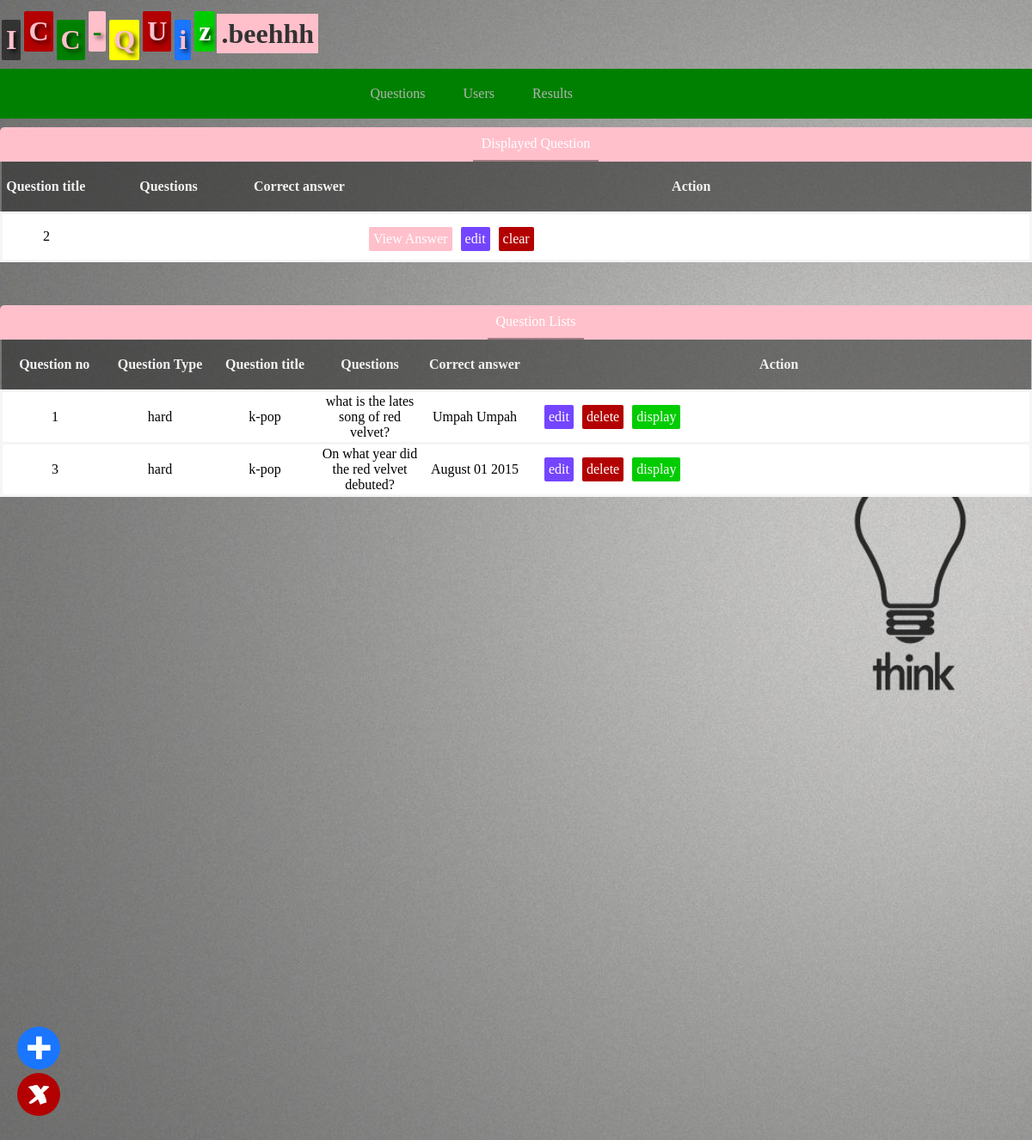
The page /hard.php (signed in) on the database its author committed.
### tables this page shows
CREATE TABLE `final_questions` (
  `id` int(11) NOT NULL,
  `question` text NOT NULL,
  `correct_ans` varchar(500) NOT NULL
);

CREATE TABLE `identification` (
  `id` int(11) NOT NULL,
  `question_no` varchar(63) NOT NULL,
  `type` varchar(63) NOT NULL,
  `question_title` varchar(63) NOT NULL,
  `question` varchar(63) NOT NULL,
  `answer` varchar(63) NOT NULL
);

### hard.php (the view, shortened to what this page needs)
<?php
if (isset($_SESSION['admin_id'])) {
include("connection.php");
?>
<!DOCTYPE html>
<html>
<head>
</head>
<body>
<div class="menu"><div class="logos">
	<div class="logo"><h1><span>I</span><span>C</span><span>C</span><span>-</span><span>Q</span><span>U</span><span>i</span><span>z</span><label>.beehhh</label> </h1></div>
</div>
<div class="header">
	<div class="table">
	<div class="main_table">
		<ul><li><a href="admin.php" target="_blank">Questions </a></li>
		<li><a href="user.php"  target="_blank">Users</a></li>
	<li><a href="result.php"  target="_blank">Results</a></li></ul>
	</div>
	</div>
</div>
<div class="main">
<div class="final_question">
	<div class="heads"><span>Displayed Question </span></div>
<?php
include("display_hard.php");
?>
</div>
	<div class="sulod">
		<div class="heads"><span>Question Lists</span></div>
	<table>
		<thead>
		<tr><th style="width: 100px;">Question no</th>
			<th style="width: 100px;">Question Type</th>
			  <th style="width:80px;">Question title</th>
			  <th style="width: 100px;">Questions</th>
			   <th style="width:100px;">Correct answer</th>
			  <th><center>Action</center></th>
			</tr>
			</thead>
			<?php
$select = mysqli_query($conn,"SELECT * from identification order by question_no DESC");
       while ($result=mysqli_fetch_array($select)) {
    ?>
<tr class="hover">
	<td><div class="correct"><?php echo $result['id']; ?></div></td>
	<td><div class="correct"><?php echo $result['type']; ?></div></td>
	<td><div class="correct"><?php echo $result['question_title']; ?></div></td>
<td><div class="correct"><?php echo $result['question']; ?></div></td>
<td><div class="correct"><?php echo $result['answer']; ?></div></td>
<td class="log"><div class="logos">
	<a class="edit" href="admin.php?update=true&&question=<?php echo $result['main_question']; ?>">edit</a>
		<a href="delete.php?no=<?php echo $result['question_no']; ?>" class="delete">delete</a>
		<a href="dispaly_hq.php?type=<?php echo $result['type']; ?>&&question=<?php echo $result['question']; ?>&&title=<?php echo $result['question_title']; ?>&correct=<?php echo $result['answer']; ?>&&no=<?php echo $result['id']; ?>" class="display" style=" margin-bottom: 5px;">display</a>
</div></td>
			</tr>
    <?php
       }
			?>
	</table>
	<div style="height: 150px;"></div>
	</div>
</div>
</div>
<div class="add_delete">
	<div class="add"><img src="images/add.png"></div>
	<div class="del"><a href="deleteallquestion.php"><img src="images/delete.png"></a></div>
</div>
</body>
</html>
		<?php
}else{
header("location:mainadmin.php");
}
?>

### display_hard.php
<?php
include("connection.php");
?>
<table>
		<thead>
		<tr>
			  <th style="width:100px;">Question title</th>
			  <th style="width: 180px;">Questions</th>
			   <th style="width:120px;">Correct answer</th>
			  <th><center>Action</center></th>
			</tr>
			</thead>
			<?php
$select = mysqli_query($conn,"SELECT * from final_questions ");
       while ($result=mysqli_fetch_array($select)) {
    ?>
<tr class="hover">
				<td><div class="title_"><?php echo $result['id']; ?></div></td>
<td><div class="correct"><?php echo $result['question']; ?></div></td>
<td><div class="correct"><?php echo $result['correct_ans']; ?></div></td>
<td class="log"><div class="logos">
	<a href="answer.php?type=<?php echo $type ?>" class="answer">View Answer</a>
	<a class="edit" href="admin.php?display=true&&update=true&&question=<?php echo $result['main_question']; ?>&&choice_one=<?php echo $result['choice_one']; ?>&&choice_two=<?php echo $result['choice_two']; ?>&&choice_three=<?php echo $result['choice_three']; ?>&&choice_four=<?php echo $result['choice_four']; ?>&&correct=<?php echo $result['answer'];?>&&title=<?php echo $result['question_title'];?>&&no=<?php echo $result['question_no']; ?>&&type=<?php echo $result['type']; ?>">edit</a>
		<a href="clear.php" class="delete">clear</a>
</div></td>
			</tr>
    <?php
       }
			?>
	</table>

### hard.php (style rules this page uses)
body { margin: 0px; background: url(images/think.jpg); overflow-y: hidden; font-family: corbel; background-repeat: no-repeat; background-attachment: fixed; background-size: cover; }
h1 span:first-child { background: rgba(26, 26, 26,.7); color: pink; margin: 2px; padding:5px; }
h1 span:nth-child(2) { background:rgb(179, 0, 0); color: pink; margin: 2px; position: relative; bottom: 10px; padding:5px; }
h1 span:nth-last-of-type(5) { background: pink; color: green; margin: 2px; position: relative; bottom: 10px; padding:5px; }
h1 span:nth-last-of-type(6) { background: green; color: pink; margin: 2px; padding:5px; }
h1 span:nth-last-of-type(4) { background: yellow; color: pink; margin: 2px; padding:5px; }
h1 span:nth-last-of-type(2) { background: rgb(26, 117, 255); color: pink; margin: 2px; padding:5px; }
h1 span:nth-last-of-type(3) { background:rgb(179, 0, 0); color: pink; margin: 2px; position: relative; bottom: 10px; padding:5px; }
h1 span:last-of-type { background: rgb(0, 204, 0); color: white; margin: 2px; padding:5px; position: relative; bottom: 10px; }
h1 span { text-shadow: 3px 3px 5px rgba(0,0,0,.8); }
h1 label { display: inline; background: pink; padding: 5px; color: rgb(50,50,50); }
.main { position: absolute; height: 100%; overflow: scroll; width: 100%; }
.sulod { width: 1200px; margin: auto; margin-top: 50px; }
table { width: 100%; }
table, td { border-collapse: collapse; }
tr.hover { border: solid rgb(245, 245, 245); }
td { text-align: center; }
th { text-align: center; padding-top: 20px; padding-bottom: 20px; background:rgba(26, 26, 26,.5); color:rgb(242, 242, 242); }
.correct { width: 120px; word-wrap: break-word; max-width: 120px; text-align: center; }
.logos a { text-decoration: none; color: white; padding: 5px; margin-top: 5px; float: left; margin-left: 10px; border-radius: 2px; }
.logos span { text-decoration: none; color: white; padding: 5px; margin-top: 5px; float: left; margin-left: 10px; border-radius: 2px; cursor: default; }
.edit { background: rgb(116, 69, 255); }
.delete { background:rgb(179, 0, 0); }
.answer { background:pink; }
.log { text-align: left; padding: 10px; }
.display { background: rgb(0, 204, 0); }
.add_delete { position: fixed; left: 20px; bottom: 50px; }
.add img { background: rgb(26, 117, 255); width: 30px; height: 30px; border-radius: 100%; padding: 10px; }
.del a img { width: 30px; height: 30px; border-radius: 100%; padding: 10px; background:rgb(179, 0, 0); }
.title_ { width: 100px; word-wrap: break-word; max-width: 100px; height: auto; text-align: center; }
.final_question { width: 1200px; margin: auto; margin-top: 10px; }
.heads span { margin: 0px; color: white; padding: 10px; display: inline-block; border-bottom:2px solid rgba(20,20,20,.4); }
.heads { background:pink; width: 1246px; text-align: center; border-top-left-radius: 5px; border-top-right-radius: 5px; }
.header { background:green; }
.table { width: 379px; margin: auto; }
ul li { display: inline-block; list-style-type: none; }
ul { padding: 0px; margin: 0px; cursor: pointer; }
ul li a { padding: 20px; text-decoration: none; color: #b3b3b3; display: inline-block; }

### rows shown on the page
final_questions: id "2"
identification: id "1", type "hard", question_title "k-pop", question "what is the lates song of red velvet?", answer "Umpah Umpah"
identification: id "3", type "hard", question_title "k-pop", question "On what year did the red velvet debuted?", answer "August 01 2015"
